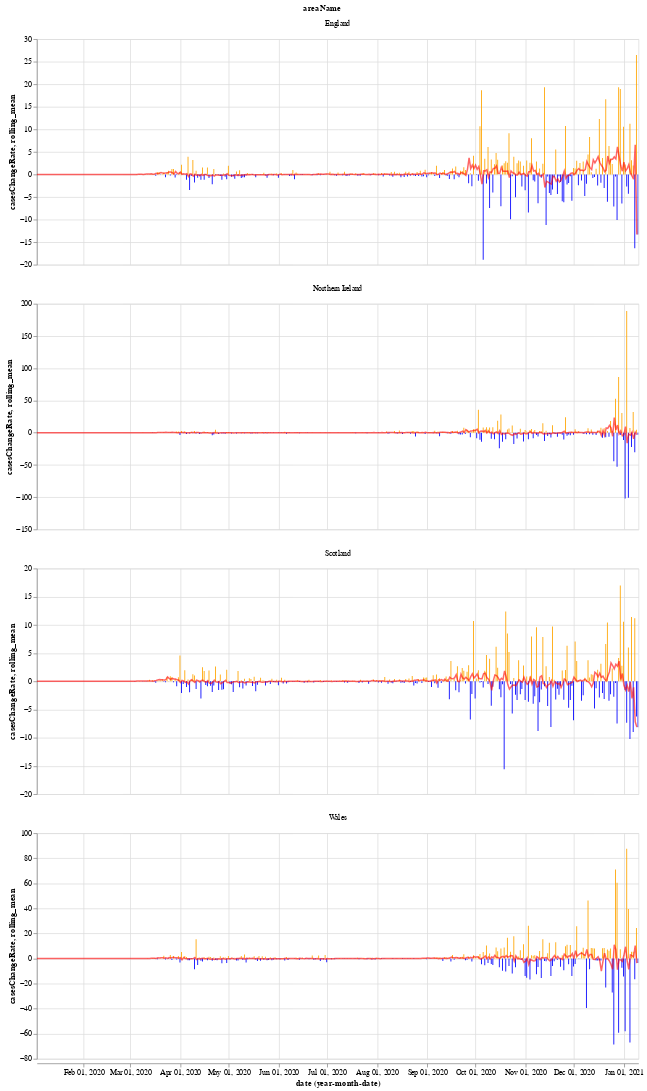

Source (notebook cell):
### Markdown cell above
We will use the Python library `Altair` for visualising the data, see the [altair docs](https://altair-viz.github.io/) for more information.

First we have a graph which shows the daily change in the number of new cases for each country. This number jumps up and down all over the place, which is likely due to delay in reporting of new cases over the weekend. Another interesting thing is that it looks like the daily cases in Wales experienced a much shorter period of calm over the summer (calm in the sense of daily cases not jumping up and down).

The orange bars are days when the number of new cases (per 100k population) was more than the previous day, while the blue are days when the number of new cases dropped. The red line is the 7 day moving average. 

When the moving average line is below 0, it means that there is a consistent drop in new cases. We can see this clearly happening around the times that lockdowns were introduced (though, to varying degrees). I will update the graphs soon with a marker of when each lockdown started.

### Code cell
# collapse
import altair as alt

bars = alt.Chart(uk_cases).mark_bar().encode(
    x="yearmonthdate(date):T",
    y="casesChangeRate:Q",
    tooltip='casesChange',
    color=alt.condition(
        alt.datum.casesChangeRate > 0,
        alt.value("orange"),  # The positive color
        alt.value("blue")  # The negative color
    )
).properties(title='Daily change in number of new cases with 7 day rolling mean',width=800).interactive()

line = alt.Chart(uk_cases).mark_line(
    color='red',
    size=2,
    opacity=0.6
).transform_window(
    rolling_mean='mean(casesChangeRate)',
    frame=[0, 7],
    groupby=['areaName']
).encode(
    x='yearmonthdate(date):T',
    y='rolling_mean:Q'
)

alt.layer(bars, line, data=uk_cases).facet(alt.Column(
    'areaName'), columns=1).resolve_scale(y='independent')

### Figure 1 — Vega-Lite specification as saved in the notebook (floating-point values rounded to 4 significant figures; data arrays with more than 128 entries replaced by an {"elided": "..."} marker saying what was removed)
{"config": {"view": {"continuousWidth": 400, "continuousHeight": 300}}, "data": {"name": "data-cc205d7449511311eea3d5f01e42714a"}, "facet": {"type": "nominal", "field": "areaName"}, "spec": {"layer": [{"mark": "bar", "encoding": {"color": {"condition": {"value": "orange", "test": "(datum.casesChangeRate > 0)"}, "value": "blue"}, "tooltip": {"type": "quantitative", "field": "casesChange"}, "x": {"type": "temporal", "field": "date", "timeUnit": "yearmonthdate"}, "y": {"type": "quantitative", "field": "casesChangeRate"}}, "selection": {"selector001": {"type": "interval", "bind": "scales", "encodings": ["x", "y"]}}, "title": "Daily change in number of new cases with 7 day rolling mean", "width": 800}, {"mark": {"type": "line", "color": "red", "opacity": 0.6, "size": 2}, "encoding": {"x": {"type": "temporal", "field": "date", "timeUnit": "yearmonthdate"}, "y": {"type": "quantitative", "field": "rolling_mean"}}, "transform": [{"window": [{"op": "mean", "field": "casesChangeRate", "as": "rolling_mean"}], "frame": [0, 7], "groupby": ["areaName"]}]}]}, "columns": 1, "resolve": {"scale": {"y": "independent"}}, "$schema": "https://vega.github.io/schema/vega-lite/v4.8.1.json", "datasets": {"data-cc205d7449511311eea3d5f01e42714a": {"elided": "1492 records"}}}
